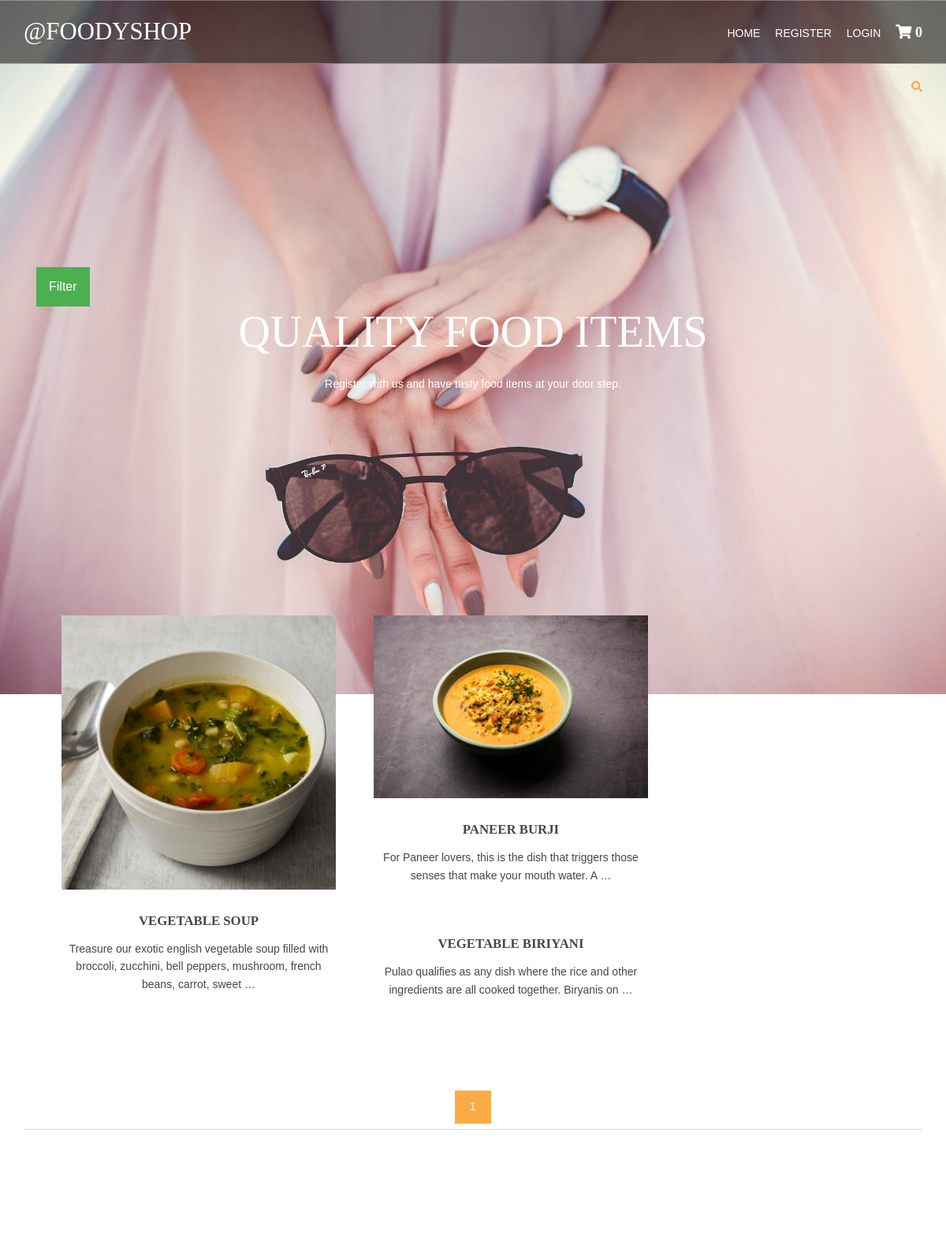
Screenshot of /Vegetable-items/ with the database file from the repository.
### shop/models.py (models this page shows, shortened)
class products(models.Model):
    name=models.CharField(max_length=250,unique=True)
    slug=models.SlugField(max_length=250,unique=True)
    img=models.ImageField(upload_to='product')
    desc=models.TextField()
    stock=models.IntegerField()
    available=models.BooleanField()
    price=models.IntegerField()
    category=models.ForeignKey(categ,on_delete=models.CASCADE)
    def get_url(self):
        return reverse('details',args=[self.category.slug,self.slug])

### shop/views.py (the view)
# urls.py: 2. Add a URL to urlpatterns:  path('', views.home, name='home')
def home(request,c_slug=None):
    c_page=None
    prodt=None
    if c_slug!=None:
        c_page=get_object_or_404(categ,slug=c_slug)
        prodt=products.objects.filter(category=c_page,available=True)
    else:
       prodt=products.objects.all().filter(available=True)
    cat=categ.objects.all()
    paginator=Paginator(prodt,6)
    try:
       page=int(request.GET.get('page','1'))
    except:
        page=1
    try:
        pro=paginator.page(page)
    except(EmptyPage,InvalidPage):
        pro=paginator.page(paginator.num_pages)
    return render(request,'index.html',{'pr':prodt,'ct':cat,'pg':pro})

### cart/context_processor.py (called while the page is built)
def count(request):
    item_count=0;
    if 'admin' in request.path:
        return {}
    else:
        try:
            ct=cartlist.objects.filter(cart_id=c_id(request))
            cti=items.objects.all().filter(cart=ct[:1])
            for c in cti:
                item_count+=c.quant
        except cartlist.DoesNotExist:
            item_count=0
        return dict(itc=item_count)

### cart/views.py (called while the page is built)
def c_id(request):
    ct_id=request.session.session_key
    if not ct_id:
        ct_id=request.session.create()
    return ct_id

### shop/models.py (called while the page is built)
    def get_url(self):
        return reverse('prod_cat',args=[self.slug])

### templates/index.html (shortened to what this page needs)
{% extends 'base.html' %}
{% load static %}
{% block content %}
<html lang="">
<head>
<link href="{% static 'hm/layout/styles/layout.css' %}" rel="stylesheet" type="text/css" media="all">
</head>
<body id="top">
<div class="abcd" style="background-image:url({% static 'cr/img/bg-img/bg-2.jpg' %});">
   <div class="wrapper row0">
     <div id="topbar" class="hoc clear">
       <div class="fl_right">
         <ul class="nospace">
           <li id="searchform">
           </li>
         </ul>
        </div>
     </div>
   </div>
  <div id="pageintro" class="hoc clear">
  <div class="dropdown">
    <button class="dropbtn">Filter</button>
  </div>
    <article>
      <h3 class="heading">Quality food items</h3>
      <p>Register with us and have tasty food items at your door step.</p>
    </article>
  </div>
</div>
<div class="wrapper row3">
  <main class="hoc container clear">
    <section id="introblocks">
      <ul class="nospace group btmspace-80">
       {% for i in pg.object_list %}
        <li class="one_third">
          <figure><a class="imgover" href={{i.get_url}}><img src="{{i.img.url}}"alt=""></a>
            <figcaption>
              <h6 class="heading">{{i.name}}</h6>
              <p>{{i.desc|truncatewords:17}}</p>
              <br>
            </figcaption>
          </figure>
        </li>
       {% endfor %}
      </ul>
    </section>
    <center>
  {% for p in pg.paginator.page_range %}
  <a href="?page={{p}}" class="btn btn-light btn-sm{% if pg.number == p %} active {% endif %}"> {{p}} </a>
  {% endfor %}
    </center>
    <hr class="btmspace-80">
  </main>
</div>
</body>
</html>
{% endblock %}

### static/hm/layout/styles/layout.css (style rules this page uses)
#topbar { padding:20px 0; font-size:.8rem; text-transform:uppercase; }
#topbar ul li { display:inline-block; margin-right:15px; }
#topbar ul li:last-child { margin-right:0; padding-right:0; border-right:none; }
#topbar #searchform { position:relative; line-height:1; z-index:9999; }
#topbar #searchform::after { display:block; height:18px; line-height:18px; padding:0; font-family:"Font Awesome\ 5 Free"; font-weight:900; font-size:1rem; content:"\f002"; }
#topbar #searchform ::placeholder { text-transform:capitalize; }
#pageintro { padding:200px 0 300px; }
#pageintro article, #pageintro article p { display:block; max-width:75%; margin:0 auto; text-align:center; }
#pageintro article p { max-width:65%; line-height:2rem; }
#pageintro .heading { margin-bottom:20px; font-size:4rem; }
.container { padding:80px 0; }
#introblocks { display:block; position:relative; margin:-180px 0 0 0; z-index:1; text-align:center; }
#introblocks figure figcaption { display:block; padding:30px 0 0 0; text-align:center; }
#introblocks figure figcaption .heading { font-size:1.2rem; font-weight:700; margin-bottom:0; }
*, *::before, *::after { transition:all .3s ease-in-out; }
body { color:#A5A6AA; background-color:#1C1D21; }
a { color:#FBAB45; }
hr, .borderedbox { border-color:#D7D7D7; }
.btn, .btn.inverse:hover { color:#FFFFFF; background-color:#FBAB45; border-color:#FBAB45; }
.imgover, .imgover:hover::after { color:#FFFFFF; }
.row3 { color:#474747; background-color:#FFFFFF; }
#topbar #searchform { color:#FBAB45; }
#pageintro { color:#FFFFFF; }
@media screen and (min-width:1140px) { .hoc { max-width:1140px; } }

### static/hm/layout/styles/framework.css (style rules this page uses)
html { overflow-y:scroll; overflow-x:hidden; }
html, body { margin:0; padding:0; font-size:14px; line-height:1.6em; }
*, *::before, *::after { box-sizing:border-box; }
.nospace { margin:0; padding:0; list-style:none; }
.btn { display:inline-block; padding:8px 18px 10px; text-transform:uppercase; border:1px solid; }
.clear, .group { display:block; }
.clear::before, .clear::after, .group::before, .group::after { display:table; content:""; }
.clear, .clear::after, .group, .group::after { clear:both; }
a { outline:none; text-decoration:none; }
.fl_right, .imgr { float:right; }
img { width:auto; max-width:100%; height:auto; margin:0; padding:0; border:none; line-height:normal; vertical-align:middle; }
.imgover { display:inline-block; position:relative; max-width:100%; }
.imgover::before, .imgover::after { display:block; position:absolute; content:""; text-align:center; opacity:0; }
.imgover::before { top:0; right:0; bottom:0; left:0; }
.imgover::after { top:50%; left:50%; width:50px; height:50px; line-height:50px; margin:-25px 0 0 -25px; font-family:"Font Awesome\ 5 Free"; font-weight:900; content:"\f067"; font-size:28px; }
body, input, textarea, select { font-family:Verdana, Geneva, sans-serif; }
h1, h2, h3, h4, h5, h6, .heading { font-family:Georgia, "Times New Roman", Times, serif; }
label, input, textarea, select, button { display:block; resize:none; outline:none; color:inherit; font-size:inherit; font-family:inherit; vertical-align:middle; }
::placeholder { opacity:1; }
h1, h2, h3, h4, h5, h6, .heading { margin:0 0 20px 0; font-size:1.4rem; line-height:normal; font-weight:normal; text-transform:uppercase; }
hr { display:block; width:100%; height:1px; border:solid; border-width:1px 0 0 0; }
.wrapper { display:block; position:relative; width:100%; margin:0; padding:0; text-align:left; word-wrap:break-word; }
.hoc { display:block; margin:0 auto; }
address, article, aside, figcaption, figure, footer, header, main, nav, section { display:block; margin:0; padding:0; }
.one_half, .one_third, .two_third, .one_quarter, .two_quarter, .three_quarter { display:inline-block; float:left; margin:0 0 0 4.21052%; list-style:none; }
.one_third { width:30.52631%; }
.btmspace-80 { margin-bottom:80px; }

### templates/index.html (style rules this page uses)
.dropbtn { background-color: #4CAF50; color: white; padding: 16px; font-size: 16px; border: none; cursor: pointer; }
.dropdown { position: relative; display: inline-block; padding-left: 16px; }
.abcd { height:100%; background-position: center; backgrond-repeat: no-repeat; background-size: cover; }

### rows the page displays
products: img (picture), name "VEGETABLE SOUP", desc "Treasure our exotic english vegetable soup filled with broccoli, zucchini, bell peppers, mushroom, french beans, carrot, sweet …"
products: img (picture), name "PANEER BURJI", desc "For Paneer lovers, this is the dish that triggers those senses that make your mouth water. A …"
products: name "VEGETABLE BIRIYANI", desc "Pulao qualifies as any dish where the rice and other ingredients are all cooked together. Biryanis on …"

### other values shown
{{ itc }} "0"
{{ p }} "1"
